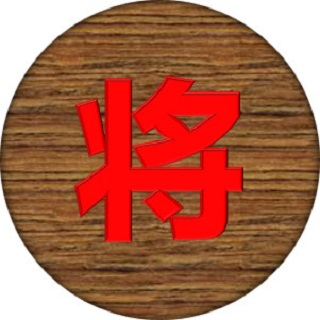
#> input picture chapter7/jiang1.jpg, 320 x 320 px, found by its file name
$ python test7-8.py
#> lines starting #> are read from the running program, lines starting #| are printed output that depends on the picture
#test7-8.py：应用图像金字塔实现图像融合
import cv2
img1 = cv2.imread(r'D:\cv\chapter7\jiang1.jpg')
#> img1 is the input picture: shape (320, 320, 3); mean B, G, R 83.6, 106.5, 174.7
img2 = cv2.imread(r'D:\cv\chapter7\jiang2.jpg')
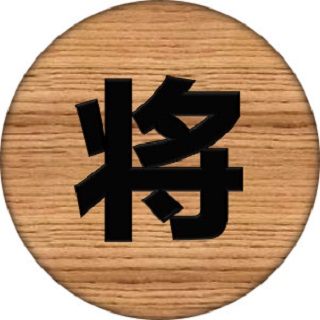
#> input picture chapter7/jiang2.jpg, 320 x 320 px, found by its file name
#> img2 is the input picture: shape (320, 320, 3); mean B, G, R 110.8, 139.2, 171.7
#生成图像1的高斯金字塔，向下采样6次
img = img1.copy()
img1Gaus = [img]
for i in range(6):
    img = cv2.pyrDown(img)
    img1Gaus.append(img)
#> after the loop, img1Gaus = 7 items
#生成图像2的高斯金字塔，向下采样6次
img = img2.copy()
img2Gaus = [img]
for i in range(6):
    img = cv2.pyrDown(img)
    img2Gaus.append(img)
#> after the loop, img2Gaus = 7 items
#生成图像1的拉普拉斯金字塔，6层
img1Laps = [img1Gaus[5]]
for i in range(5,0,-1):
    img = cv2.pyrUp(img1Gaus[i])
    lap = cv2.subtract(img1Gaus[i-1],img)    #两个图像大小不同时，做减法会出错
    img1Laps.append(lap)
#> after the loop, img1Laps = 6 items
#生成图像2的拉普拉斯金字塔，6层
img2Laps = [img2Gaus[5]]
for i in range(5,0,-1):
    img = cv2.pyrUp(img2Gaus[i])
    lap = cv2.subtract(img2Gaus[i-1],img)
    img2Laps.append(lap)
#> this loop made 5 passes
#> pass 1, `img = cv2.pyrUp(img2Gaus[i])`:
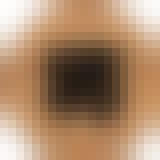
#> img: shape (20, 20, 3) (shown 8 times larger); mean of channels 0, 1, 2 108, 137.4, 170.9; drawn as B, G, R
#> pass 2, `lap = cv2.subtract(img2Gaus[i-1],img)`:
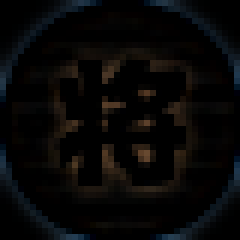
#> lap: shape (40, 40, 3) (shown 6 times larger); mean of channels 0, 1, 2 6.8, 7.1, 7.5; drawn as B, G, R
#> after the loop, img2Laps = 6 items
#拉普拉斯金字塔拼接：图像1每层左半部分与和图像2每层右半部分拼接
imgLaps = []
for la,lb in zip(img1Laps,img2Laps):
    rows,cols,dpt = la.shape
    ls=la.copy()
    ls[:,int(cols/2):]=lb[:,int(cols/2):]
    imgLaps.append(ls)
#> this loop made 6 passes
#> (rows, cols) on passes 1 to 6: (10, 10), (20, 20), (40, 40), (80, 80), (160, 160), (320, 320)
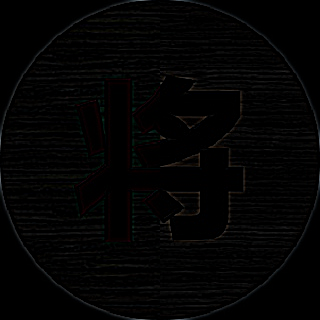
#> ls: shape (320, 320, 3); mean of channels 0, 1, 2 3.1, 3.2, 3.3; drawn as B, G, R
#> after the loop, imgLaps = 6 items
#从拉普拉斯金字塔恢复图像
img = imgLaps[0]
for i in range(1,6):
    img = cv2.pyrUp(img)
    img = cv2.add(img, imgLaps[i])
#> this loop made 5 passes
#> pass 1, `img = cv2.add(img, imgLaps[i])`:
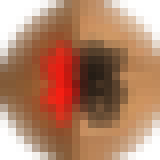
#> img: shape (20, 20, 3) (shown 8 times larger); mean of channels 0, 1, 2 104.9, 131.2, 177.8; drawn as B, G, R
#> after the loop:
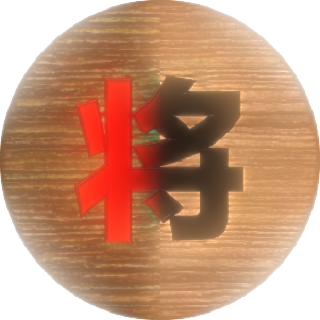
#> img: shape (320, 320, 3); mean of channels 0, 1, 2 121.5, 149.3, 197.1; drawn as B, G, R
#图像1原图像的半部分与和图像2原图像的右左半部分直接拼接
direct = img1.copy()
direct[:,int(cols/2):]=img2[:,int(cols/2):]
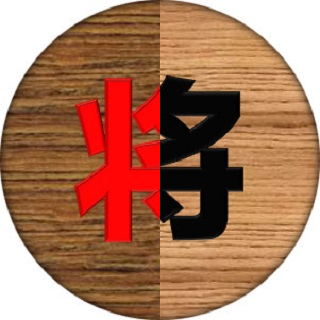
#> direct: shape (320, 320, 3); mean B, G, R 96.8, 122.5, 171.7
cv2.imshow('Direct',direct)             #显示直接拼接结果
cv2.imshow('Pyramid',img)               #显示图像金字塔拼接结果
cv2.waitKey(0)
